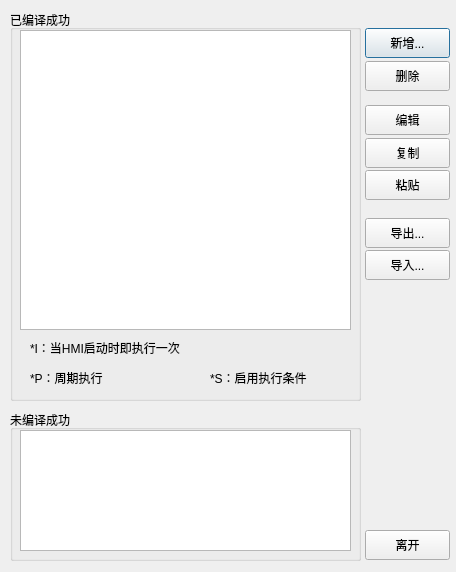
<?xml version="1.0" encoding="UTF-8"?>
<ui version="4.0">
 <class>Dialog</class>
 <widget class="QDialog" name="Dialog">
  <property name="geometry">
   <rect>
    <x>0</x>
    <y>0</y>
    <width>456</width>
    <height>572</height>
   </rect>
  </property>
  <property name="windowTitle">
   <string>Dialog</string>
  </property>
  <widget class="QGroupBox" name="groupBox">
   <property name="geometry">
    <rect>
     <x>10</x>
     <y>10</y>
     <width>351</width>
     <height>391</height>
    </rect>
   </property>
   <property name="title">
    <string>已编译成功</string>
   </property>
   <widget class="QLabel" name="label_3">
    <property name="geometry">
     <rect>
      <x>200</x>
      <y>360</y>
      <width>101</width>
      <height>16</height>
     </rect>
    </property>
    <property name="text">
     <string>*S：启用执行条件</string>
    </property>
   </widget>
   <widget class="QLabel" name="label_2">
    <property name="geometry">
     <rect>
      <x>20</x>
      <y>360</y>
      <width>91</width>
      <height>16</height>
     </rect>
    </property>
    <property name="text">
     <string>*P：周期执行</string>
    </property>
   </widget>
   <widget class="QLabel" name="label">
    <property name="geometry">
     <rect>
      <x>20</x>
      <y>330</y>
      <width>181</width>
      <height>16</height>
     </rect>
    </property>
    <property name="text">
     <string>*I：当HMI启动时即执行一次</string>
    </property>
   </widget>
   <widget class="QListWidget" name="complie_macro_listwidget">
    <property name="geometry">
     <rect>
      <x>10</x>
      <y>20</y>
      <width>331</width>
      <height>300</height>
     </rect>
    </property>
   </widget>
  </widget>
  <widget class="QGroupBox" name="groupBox_2">
   <property name="geometry">
    <rect>
     <x>10</x>
     <y>410</y>
     <width>351</width>
     <height>151</height>
    </rect>
   </property>
   <property name="title">
    <string>未编译成功</string>
   </property>
   <widget class="QListWidget" name="uncomplie_macro_listwidget">
    <property name="geometry">
     <rect>
      <x>10</x>
      <y>20</y>
      <width>331</width>
      <height>121</height>
     </rect>
    </property>
   </widget>
  </widget>
  <widget class="QPushButton" name="add_macro_button">
   <property name="geometry">
    <rect>
     <x>365</x>
     <y>28</y>
     <width>85</width>
     <height>30</height>
    </rect>
   </property>
   <property name="text">
    <string>新增...</string>
   </property>
  </widget>
  <widget class="QPushButton" name="delete_macro_button">
   <property name="geometry">
    <rect>
     <x>365</x>
     <y>61</y>
     <width>85</width>
     <height>30</height>
    </rect>
   </property>
   <property name="text">
    <string>删除</string>
   </property>
  </widget>
  <widget class="QPushButton" name="edit_macro_button">
   <property name="geometry">
    <rect>
     <x>365</x>
     <y>105</y>
     <width>85</width>
     <height>30</height>
    </rect>
   </property>
   <property name="text">
    <string>编辑</string>
   </property>
  </widget>
  <widget class="QPushButton" name="copy_macro_button">
   <property name="geometry">
    <rect>
     <x>365</x>
     <y>138</y>
     <width>85</width>
     <height>30</height>
    </rect>
   </property>
   <property name="text">
    <string>复制</string>
   </property>
  </widget>
  <widget class="QPushButton" name="paste_macro_button">
   <property name="geometry">
    <rect>
     <x>365</x>
     <y>170</y>
     <width>85</width>
     <height>30</height>
    </rect>
   </property>
   <property name="text">
    <string>粘贴</string>
   </property>
  </widget>
  <widget class="QPushButton" name="export_macro_button">
   <property name="geometry">
    <rect>
     <x>365</x>
     <y>218</y>
     <width>85</width>
     <height>30</height>
    </rect>
   </property>
   <property name="text">
    <string>导出...</string>
   </property>
  </widget>
  <widget class="QPushButton" name="import_macro_button">
   <property name="geometry">
    <rect>
     <x>365</x>
     <y>250</y>
     <width>85</width>
     <height>30</height>
    </rect>
   </property>
   <property name="text">
    <string>导入...</string>
   </property>
  </widget>
  <widget class="QPushButton" name="close">
   <property name="geometry">
    <rect>
     <x>365</x>
     <y>530</y>
     <width>85</width>
     <height>30</height>
    </rect>
   </property>
   <property name="text">
    <string>离开</string>
   </property>
  </widget>
 </widget>
 <layoutdefault spacing="6" margin="11"/>
 <resources/>
 <connections/>
</ui>
